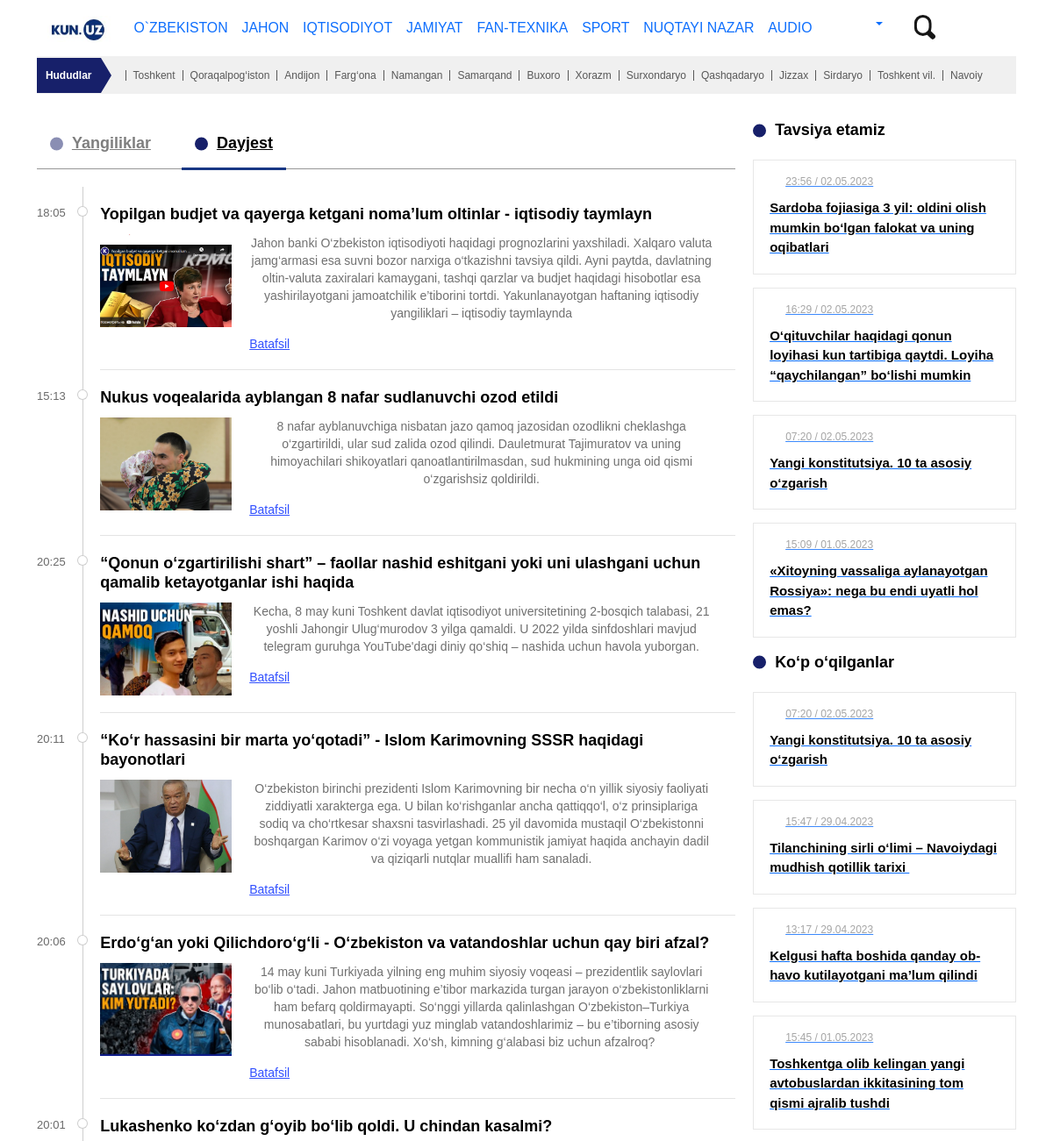
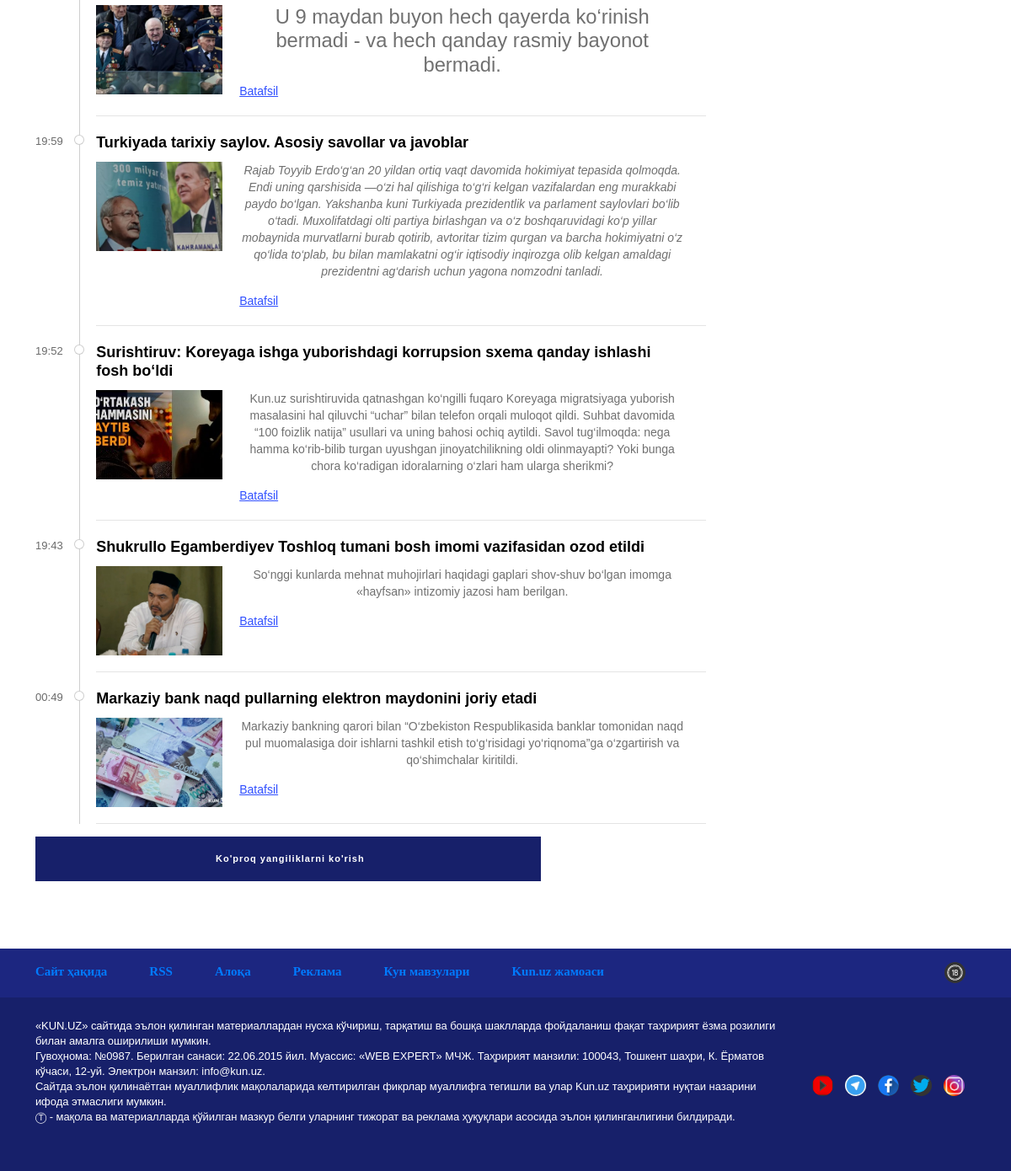
Screenshot of /news/main/ with the database file from the repository (2 pictures, top to bottom).
### newapp/models.py (models this page shows, shortened)
class NewsModel(models.Model):
    catigorys = models.ForeignKey(Catigory, blank=True, null=True, on_delete=models.CASCADE)
    VOTE_TYPE = (
    ('+', 'main'),
    ('-', 'second')
    )
    dolzarb = models.CharField( blank=True, null=True, max_length=25, choices=VOTE_TYPE)
    regions = models.ForeignKey(RegionModel, blank=True, null=True, on_delete=models.CASCADE)
    types = models.ForeignKey(NewsType, blank=True,null=True, on_delete=models.CASCADE)
    news_title = models.CharField(max_length=252, blank=True, null=True)
    title = models.CharField(max_length=255)
    descriptions = RichTextField()
    short_text = RichTextField( blank=True, null=True)
    image = models.ImageField()
    audio_file = models.FileField( blank=True, null=True, upload_to='audio/')
    date = models.DateTimeField(auto_now_add=True)
    operator = models.CharField(max_length=25, blank=True, null=True)
    montajor = models.CharField(max_length=25, blank=True, null=True)
    tg_id = models.IntegerField(blank=True, null=True)

### newapp/views.py (the view)
# urls.py: path('news/main/', NewListMainView, name='news_list_main'),
def NewListMainView(request):
    news_list_main = NewsModel.objects.filter(dolzarb = '+').order_by('-date')
    paginator = Paginator(news_list_main, 10)
    page = request.GET.get('page')
    news_list_main = paginator.get_page(page)
    context = {
        'news_list_main':news_list_main,
    }
    return render(request,'news_list_main.html',context)

### template/news_list_main.html (shortened to what this page needs)
{% extends 'base.html' %} {% load static %} {% block content %}
<main style="transform: none">
  <div class="container">
    <div class="countries" style="transform:none;">
        <div class="countries-list">
          <div class="regions">Hududlar</div>
          <ul class="list">
            <li><a href="{% url 'toshkent' %}">Toshkent</a></li>
            <li><a href="#">Qoraqalpog‘iston</a></li>
            <li><a href="#">Andijon</a></li>
            <li><a href="#">Farg‘ona</a></li>
            <li><a href="#">Namangan</a></li>
            <li><a href="#">Samarqand</a></li>
            <li><a href="#">Buxoro</a></li>
            <li><a href="#">Xorazm</a></li>
            <li><a href="#">Surxondaryo</a></li>
            <li><a href="#">Qashqadaryo</a></li>
            <li><a href="#">Jizzax</a></li>
            <li><a href="#">Sirdaryo</a></li>
            <li><a href="#">Toshkent vil.</a></li>
            <li><a href="#">Navoiy</a></li>
          </ul>
        </div>
      </div>
    </div>
  <div class="container" style="transform: none">
    <div class="single-layout" style="transform: none">
      <div
        class="single-layout__center sticky-content pr-20"
        style="
          position: relative;
          overflow: visible;
          box-sizing: border-box;
          min-height: 1px;
        "
      >
        <div
          class="theiaStickySidebar"
          style="
            padding-top: 0px;
            padding-bottom: 1px;
            position: static;
            transform: none;
          "
        >
          <div class="nav-ui">
            <a class="nav-ui__item" href="{% url 'news_list' %}">Yangiliklar</a
            ><a class="nav-ui__item active" href="{% url 'news_list_main' %}"
              >Dayjest</a
            >
          </div>
          <div class="daily-news max-w" id="news-list">
            {% for new_list in news_list_main %}
            <a class="daily-block l-item" href="{% url 'news' new_list.pk %}">
              <p class="news-date">{{new_list.date|date:"H:i"}}</p>
              <div class="right-block">
                <p class="news-title">{{new_list.title}}</p>
                {% if new_list.dolzarb == '+' %}
                <div class="description-box">
                  <img src="{{ new_list.image.url }}" />
                  <div>
                    <span class="description"
                      >{{ new_list.short_text|safe }}</span
                    >
                    <span class="read-more">Batafsil</span>
                  </div>
                </div>
                {% endif %}
              </div>
            </a>
            {% endfor %}
          </div>
          {% if news_list_main.has_next %}
          <button
            class="load-more load-more__link"
            style="width: 100%"
            id="load-more"
            data-next-page="{{ news_list_main.next_page_number }}"
          >
            Ko'proq yangiliklarni ko'rish
          </button>
          {% endif %}
        </div>
      </div>
      <div
        class="single-layout__right sticky-block"
        style="
          position: relative;
          overflow: visible;
          box-sizing: border-box;
          min-height: 1px;
        "
      >
        <div
          class="theiaStickySidebar"
          style="
            padding-top: 0px;
            padding-bottom: 1px;
            position: static;
            transform: none;
          "
        >
          <div
            id="recomended-news-content"
            data='{"url":"\/uz\/news\/list?f=recommended","ph":true}'
          >
            <div class="block-title"><span>Tavsiya etamiz</span></div>
            <a
              class="news-recommended"
              href="/uz/news/2023/05/02/sardoba-fojiasiga-3-yil-oldini-olish-mumkin-bolgan-falokat-va-uning-oqibatlari"
              >
              <div class="pl-18">
                <div class="news-meta"><span>23:56 / 02.05.2023</span></div>
              </div>
              <span class="news-recommended__title"
                >Sardoba fojiasiga 3 yil: oldini olish mumkin bo‘lgan falokat va
                uning oqibatlari</span
              ></a
            ><a
              class="news-recommended"
              href="/uz/news/2023/05/02/oqituvchilar-haqidagi-qonun-loyihasi-nihoyat-kun-tartibiga-qaytdi-loyiha-qaychilangan-bolishi-mumkin"
              ><div class="pl-18">
                <div class="news-meta"><span>16:29 / 02.05.2023</span></div>
              </div>
              <span class="news-recommended__title"
                >O‘qituvchilar haqidagi qonun loyihasi kun tartibiga qaytdi.
                Loyiha “qaychilangan” bo‘lishi mumkin</span
              ></a
            ><a
              class="news-recommended"
              href="/uz/news/2023/05/02/yangi-konstitutsiya-10-ta-asosiy-ozgarish"
              ><div class="pl-18">
                <div class="news-meta"><span>07:20 / 02.05.2023</span></div>
              </div>
              <span class="news-recommended__title"
                >Yangi konstitutsiya. 10 ta asosiy o‘zgarish</span
              ></a
            ><a
              class="news-recommended"
              href="/uz/news/2023/05/01/xitoyning-vassaliga-aylanayotgan-rossiya-nega-bu-endi-uyatli-hol-emas"
              ><div class="pl-18">
                <div class="news-meta"><span>15:09 / 01.05.2023</span></div>
              </div>
              <span class="news-recommended__title"
                >«Xitoyning vassaliga aylanayotgan Rossiya»: nega bu endi uyatli
                hol emas?</span
              ></a
            >
          </div>
          <div
            class="mb-20"
            id="top-news-content"
            data='{"url":"\/uz\/news\/list?f=top","ph":true}'
          >
            <div class="block-title"><span>Ko‘p o‘qilganlar</span></div>
            <a
              class="news-recommended"
              href="/uz/news/2023/05/02/yangi-konstitutsiya-10-ta-asosiy-ozgarish"
              >
              <div class="pl-18">
                <div class="news-meta"><span>07:20 / 02.05.2023</span></div>
              </div>
              <span class="news-recommended__title"
                >Yangi konstitutsiya. 10 ta asosiy o‘zgarish</span
              ></a
            ><a
              class="news-recommended"
              href="/uz/news/2023/04/29/tilanchining-sirli-olimi-navoiydagi-mudhish-qotillik-tarixi"
              ><div class="pl-18">
                <div class="news-meta"><span>15:47 / 29.04.2023</span></div>
              </div>
              <span class="news-recommended__title"
                >Tilanchining sirli o‘limi – Navoiydagi mudhish qotillik
                tarixi&nbsp;</span
              ></a
            ><a
              class="news-recommended"
              href="/uz/news/2023/04/29/kelgusi-hafta-boshida-qanday-ob-havo-kutilayotgani-malum-qilindi"
              ><div class="pl-18">
                <div class="news-meta"><span>13:17 / 29.04.2023</span></div>
              </div>
              <span class="news-recommended__title"
                >Kelgusi hafta boshida qanday ob-havo kutilayotgani ma’lum
                qilindi</span
              ></a
            ><a
              class="news-recommended"
              href="/uz/news/2023/05/01/toshkentga-olib-kelingan-yangi-avtobuslar-avariya-holatida-hozircha-masullar-jim"
              ><div class="pl-18">
                <div class="news-meta"><span>15:45 / 01.05.2023</span></div>
              </div>
              <span class="news-recommended__title"
                >Toshkentga olib kelingan yangi avtobuslardan ikkitasining tom
                qismi ajralib tushdi</span
              ></a
            >
          </div>
        </div>
      </div>
    </div>
    <div class="single-layout">
      <div class="single-layout__center">
      </div>
    </div>
  </div>
</main>
{% endblock content %}

### static/css/base_2.css (style rules this page uses)
.container { width: 100%; padding-right: 15px; padding-left: 15px; margin-right: auto; margin-left: auto; }
body { padding: 0; margin: 0; letter-spacing: 0; font-size: 16px; font-family: "Montserrat"; font-weight: 300; }
* { -webkit-box-sizing: border-box; box-sizing: border-box; outline: none; }
html { -webkit-tap-highlight-color: rgba(0, 0, 0, 0); font-size: 62.5%; position: relative; max-width: 100%; overflow-x: hidden; }
html { font-family: sans-serif; -ms-text-size-adjust: 100%; -webkit-text-size-adjust: 100%; }
div { display: block; }

### static/css/footer.css (style rules this page uses)
footer, div { display: block; }
li { display: list-item; text-align: -webkit-match-parent; }
a { display: inline-block; cursor: pointer; }
img { overflow-clip-margin: content-box; overflow: clip; }
ul { display: block; list-style-type: disc; margin-block-start: 1em; margin-block-end: 1em; margin-inline-start: 0px; margin-inline-end: 0px; padding-inline-start: 40px; }
ul { list-style-type: disc; }

### static/css/header.css (style rules this page uses)
* { border: 0; box-sizing: border-box; margin: 0; padding: 0; }
:root { font-size: calc(12px + (20 - 13)*(100vw - 320px)/(1920 - 320)); }
button, input { font: 1em Hind, sans-serif; line-height: 1.5em; }

### static/css/uzbekiston.css (style rules this page uses)
.block-title span { color: #000000; font-size: 18px; font-weight: bold; position: relative; display: block; padding-left: 25px; }
.block-title span:before { width: 15px; height: 15px; background: transparent; border: 4px solid #17206A; display: block; }
a { text-decoration: none; -webkit-transition: all .3s; -o-transition: all .3s; transition: all .3s; }
a { display: inline-block; cursor: pointer; }
.news-meta { margin-bottom: 10px; opacity: 0.8; color: #000000; font-size: 12px; padding-left: 20px; background: url(../img/calendar.svg) no-repeat center left; background-size: contain; }
.news-meta > span { color: #8F8F8F; font-weight: 300; }
a { background: 0 0; }
.theiaStickySidebar:after { content: ""; display: table; clear: both; }
*:before, *:after { -webkit-box-sizing: border-box; box-sizing: border-box; }
.single-layout { display: -webkit-box; display: -webkit-flex; display: -ms-flexbox; display: flex; padding: 13px 0; }
.single-layout__center { -webkit-box-flex: 1; -webkit-flex: 1; -ms-flex: 1; flex: 1; position: relative; }
.pr-20 { padding-right: 20px !important; }
.single-layout__right { width: 300px; overflow: hidden; }
.load-more { display: -webkit-box; display: -webkit-flex; display: -ms-flexbox; display: flex; -webkit-box-align: center; -webkit-align-items: center; -ms-flex-align: center; align-items: center; -webkit-box-pack: center; -webkit-justify-content: center; -ms-flex-pack: center; justify-content: center; padding-bottom: 80px; padding-top: 50px; }
.load-more__link { cursor: pointer; width: 100%; background-color: #17206A; color: #ffffff; max-width: 635px; font-weight: 700; letter-spacing: 1px; padding: 18px 15px 18px 20px; font-size: 11px; background-image: url(../img/sort.svg); background-repeat: no-repeat; background-position: center right 15px; background-size: 15px; -webkit-transition: .3s ease; -o-transition: .3s ease; transition: .3s ease; }

### static/css/muharrir_tanlovi.css (style rules this page uses)
.block-title { display: -webkit-box; display: -webkit-flex; display: -ms-flexbox; display: flex; -webkit-box-pack: justify; -webkit-justify-content: space-between; -ms-flex-pack: justify; justify-content: space-between; margin-bottom: 20px; }
* { -webkit-box-sizing: border-box; box-sizing: border-box; outline: none; }
.block-title span { color: #000000; font-size: 18px; font-weight: bold; position: relative; display: block; padding-left: 25px; }
.block-title span:before { width: 15px; height: 15px; background: transparent; border: 4px solid #17206A; display: block; }
.block-title span::before { content: ""; position: absolute; left: 0; top: 50%; -webkit-transform: translateY(-50%); -ms-transform: translateY(-50%); transform: translateY(-50%); width: 15px; height: 15px; border-radius: 100%; background-color: #17206A; }
*:before, *:after { -webkit-box-sizing: border-box; box-sizing: border-box; }

### static/css/biznes.css (style rules this page uses)
h1, h2, h3, h4, h5, h6 { font-weight: normal; margin-top: 0; }
a[href]:not([class]) { color: #007bff; text-decoration: none; }
.container { width: 100%; padding-right: 15px; padding-left: 15px; margin-right: auto; margin-left: auto; }

### rows the page displays
NewsModel: date "18:05", title "Yopilgan budjet va qayerga ketgani noma’lum oltinlar - iqtisodiy taymlayn", image (picture), short_text "Jahon banki O‘zbekiston iqtisodiyoti haqidagi prognozlarini yaxshiladi. Xalqaro valuta jamg‘armasi esa suvni bozor narxiga o‘tkazishni tavsiya qildi. Ayni paytda, davlatning oltin-valuta zaxiralari kamaygani, tashqi qarzlar va budjet haqidagi hisobotlar esa yashirilayotgani jamoatchilik e’tiborini tortdi. Yakunlanayotgan haftaning iqtisodiy yangiliklari – iqtisodiy taymlaynda"
NewsModel: date "15:13", title "Nukus voqealarida ayblangan 8 nafar sudlanuvchi ozod etildi", image (picture), short_text "8 nafar ayblanuvchiga nisbatan jazo qamoq jazosidan ozodlikni cheklashga o‘zgartirildi, ular sud zalida ozod qilindi. Dauletmurat Tajimuratov va uning himoyachilari shikoyatlari qanoatlantirilmasdan, sud hukmining unga oid qismi o‘zgarishsiz qoldirildi."
NewsModel: date "20:25", title "“Qonun o‘zgartirilishi shart” – faollar nashid eshitgani yoki uni ulashgani uchun qamalib ketayotganlar ishi haqida", image (picture), short_text "Kecha, 8 may kuni Toshkent davlat iqtisodiyot universitetining 2-bosqich talabasi, 21 yoshli Jahongir Ulug‘murodov 3 yilga qamaldi. U 2022 yilda sinfdoshlari mavjud telegram guruhga YouTube'dagi diniy qo‘shiq – nashida uchun havola yuborgan."
NewsModel: date "20:11", title "“Ko‘r hassasini bir marta yo‘qotadi” - Islom Karimovning SSSR haqidagi bayonotlari", image (picture), short_text "O‘zbekiston birinchi prezidenti Islom Karimovning bir necha o‘n yillik siyosiy faoliyati ziddiyatli xarakterga ega. U bilan ko‘rishganlar ancha qattiqqo‘l, o‘z prinsiplariga sodiq va cho‘rtkesar shaxsni tasvirlashadi. 25 yil davomida mustaqil O‘zbekistonni boshqargan Karimov o‘zi voyaga yetgan kommunistik jamiyat haqida anchayin dadil va qiziqarli nutqlar muallifi ham sanaladi."
NewsModel: date "20:06", title "Erdo‘g‘an yoki Qilichdoro‘g‘li - O‘zbekiston va vatandoshlar uchun qay biri afzal?", image (picture), short_text "14 may kuni Turkiyada yilning eng muhim siyosiy voqeasi – prezidentlik saylovlari bo‘lib o‘tadi. Jahon matbuotining e’tibor markazida turgan jarayon o‘zbekistonliklarni ham befarq qoldirmayapti. So‘nggi yillarda qalinlashgan O‘zbekiston–Turkiya munosabatlari, bu yurtdagi yuz minglab vatandoshlarimiz – bu e’tiborning asosiy sababi hisoblanadi. Xo‘sh, kimning g‘alabasi biz uchun afzalroq?"
NewsModel: date "20:01", title "Lukashenko ko‘zdan g‘oyib bo‘lib qoldi. U chindan kasalmi?", image (picture), short_text "U 9 maydan buyon hech qayerda ko‘rinish bermadi - va hech qanday rasmiy bayonot bermadi."
NewsModel: date "19:59", title "Turkiyada tarixiy saylov. Asosiy savollar va javoblar", image (picture), short_text "Rajab Toyyib Erdo‘g‘an 20 yildan ortiq vaqt davomida hokimiyat tepasida qolmoqda. Endi uning qarshisida —o‘zi hal qilishiga to‘g‘ri kelgan vazifalardan eng murakkabi paydo bo‘lgan. Yakshanba kuni Turkiyada prezidentlik va parlament saylovlari bo‘lib o‘tadi. Muxolifatdagi olti partiya birlashgan va o‘z boshqaruvidagi ko‘p yillar mobaynida murvatlarni burab qotirib, avtoritar tizim qurgan va barcha hokimiyatni o‘z qo‘lida to‘plab, bu bilan mamlakatni og‘ir iqtisodiy inqirozga olib kelgan amaldagi prezidentni ag‘darish uchun yagona nomzodni tanladi."
NewsModel: date "19:52", title "Surishtiruv: Koreyaga ishga yuborishdagi korrupsion sxema qanday ishlashi fosh bo‘ldi", image (picture), short_text "Kun.uz surishtiruvida qatnashgan ko‘ngilli fuqaro Koreyaga migratsiyaga yuborish masalasini hal qiluvchi “uchar” bilan telefon orqali muloqot qildi. Suhbat davomida “100 foizlik natija” usullari va uning bahosi ochiq aytildi. Savol tug‘ilmoqda: nega hamma ko‘rib-bilib turgan uyushgan jinoyatchilikning oldi olinmayapti? Yoki bunga chora ko‘radigan idoralarning o‘zlari ham ularga sherikmi?"
NewsModel: date "19:43", title "Shukrullo Egamberdiyev Toshloq tumani bosh imomi vazifasidan ozod etildi", image (picture), short_text "So‘nggi kunlarda mehnat muhojirlari haqidagi gaplari shov-shuv bo‘lgan imomga «hayfsan» intizomiy jazosi ham berilgan."
NewsModel: date "00:49", title "Markaziy bank naqd pullarning elektron maydonini joriy etadi", image (picture), short_text "Markaziy bankning qarori bilan “O‘zbekiston Respublikasida banklar tomonidan naqd pul muomalasiga doir ishlarni tashkil etish to‘g‘risidagi yo‘riqnoma”ga o‘zgartirish va qo‘shimchalar kiritildi."
